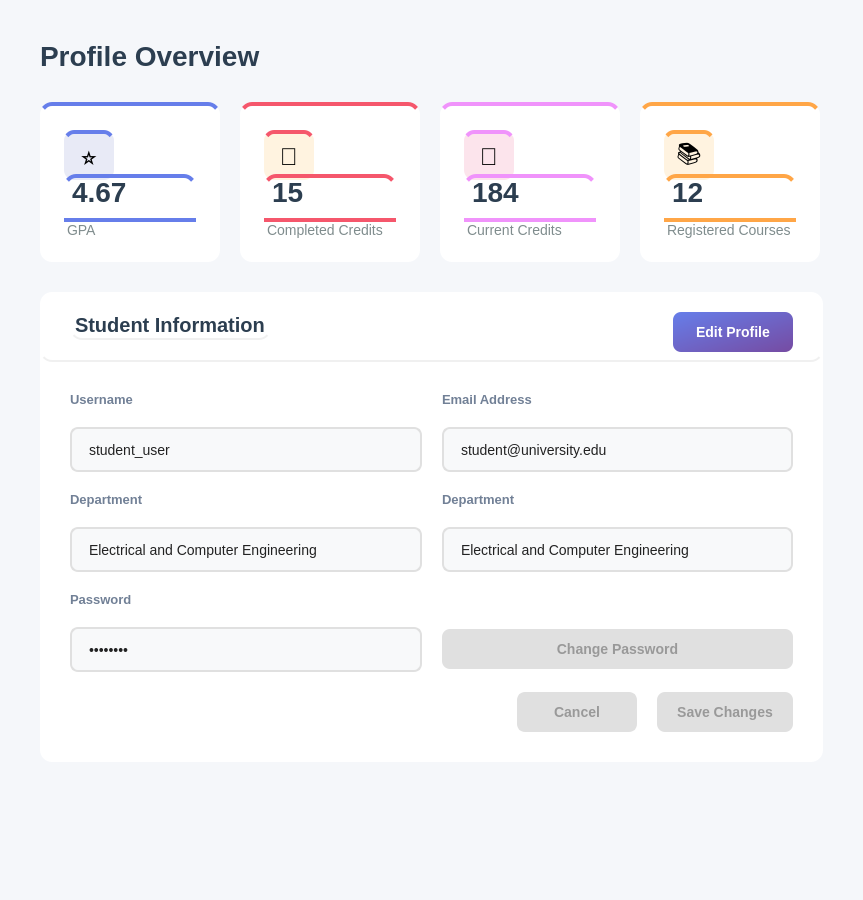
<?xml version="1.0" encoding="UTF-8"?>
<ui version="4.0">
 <class>Profile</class>
 <widget class="QWidget" name="Profile">
  <property name="geometry">
   <rect>
    <x>0</x>
    <y>0</y>
    <width>863</width>
    <height>900</height>
   </rect>
  </property>
  <property name="windowTitle">
   <string>Overview</string>
  </property>
  <property name="styleSheet">
   <string notr="true">background-color: #f5f7fa;</string>
  </property>
  <layout class="QVBoxLayout" name="mainLayout">
   <property name="spacing">
    <number>30</number>
   </property>
   <property name="leftMargin">
    <number>40</number>
   </property>
   <property name="topMargin">
    <number>40</number>
   </property>
   <property name="rightMargin">
    <number>40</number>
   </property>
   <property name="bottomMargin">
    <number>40</number>
   </property>
   <item>
    <widget class="QLabel" name="titleLabel">
     <property name="sizePolicy">
      <sizepolicy hsizetype="Fixed" vsizetype="Fixed">
       <horstretch>0</horstretch>
       <verstretch>0</verstretch>
      </sizepolicy>
     </property>
     <property name="styleSheet">
      <string notr="true">font-size: 28px; font-weight: bold; color: #2c3e50; background: transparent;</string>
     </property>
     <property name="text">
      <string>Profile Overview</string>
     </property>
    </widget>
   </item>
   <item>
    <layout class="QHBoxLayout" name="statsLayout">
     <property name="spacing">
      <number>20</number>
     </property>
     <item>
      <widget class="QFrame" name="totalUsersFrame">
       <property name="minimumSize">
        <size>
         <width>0</width>
         <height>160</height>
        </size>
       </property>
       <property name="maximumSize">
        <size>
         <width>180</width>
         <height>200</height>
        </size>
       </property>
       <property name="styleSheet">
        <string notr="true">background-color: white; border-radius: 12px; border-top: 4px solid #667eea;</string>
       </property>
       <property name="frameShape">
        <enum>QFrame::Shape::StyledPanel</enum>
       </property>
       <layout class="QVBoxLayout" name="totalUsersLayout">
        <property name="spacing">
         <number>12</number>
        </property>
        <property name="leftMargin">
         <number>24</number>
        </property>
        <property name="topMargin">
         <number>24</number>
        </property>
        <property name="rightMargin">
         <number>24</number>
        </property>
        <property name="bottomMargin">
         <number>24</number>
        </property>
        <item>
         <widget class="QLabel" name="totalUsersIcon">
          <property name="minimumSize">
           <size>
            <width>50</width>
            <height>50</height>
           </size>
          </property>
          <property name="maximumSize">
           <size>
            <width>50</width>
            <height>50</height>
           </size>
          </property>
          <property name="styleSheet">
           <string notr="true">background-color: #e8eaf6; border-radius: 10px; font-size: 24px;</string>
          </property>
          <property name="text">
           <string>⭐</string>
          </property>
          <property name="alignment">
           <set>Qt::AlignmentFlag::AlignCenter</set>
          </property>
         </widget>
        </item>
        <item>
         <widget class="QLabel" name="labelGpaCount">
          <property name="styleSheet">
           <string notr="true">font-size: 28px; font-weight: bold; color: #2c3e50; background: transparent;</string>
          </property>
          <property name="text">
           <string>4.67</string>
          </property>
         </widget>
        </item>
        <item>
         <widget class="QLabel" name="labelGpa">
          <property name="styleSheet">
           <string notr="true">font-size: 14px; color: #7f8c8d; background: transparent;</string>
          </property>
          <property name="text">
           <string>GPA</string>
          </property>
         </widget>
        </item>
       </layout>
      </widget>
     </item>
     <item>
      <widget class="QFrame" name="pendingRequestsFrame_2">
       <property name="minimumSize">
        <size>
         <width>0</width>
         <height>160</height>
        </size>
       </property>
       <property name="maximumSize">
        <size>
         <width>180</width>
         <height>200</height>
        </size>
       </property>
       <property name="styleSheet">
        <string notr="true">background-color: white;
border-radius: 12px;
border-top: 4px solid #f5576c;  /* same color as Edit Profile button */
</string>
       </property>
       <property name="frameShape">
        <enum>QFrame::Shape::StyledPanel</enum>
       </property>
       <layout class="QVBoxLayout" name="pendingRequestsLayout_2">
        <property name="spacing">
         <number>12</number>
        </property>
        <property name="leftMargin">
         <number>24</number>
        </property>
        <property name="topMargin">
         <number>24</number>
        </property>
        <property name="rightMargin">
         <number>24</number>
        </property>
        <property name="bottomMargin">
         <number>24</number>
        </property>
        <item>
         <widget class="QLabel" name="pendingRequestsIcon_2">
          <property name="minimumSize">
           <size>
            <width>50</width>
            <height>50</height>
           </size>
          </property>
          <property name="maximumSize">
           <size>
            <width>50</width>
            <height>50</height>
           </size>
          </property>
          <property name="styleSheet">
           <string notr="true">background-color: #fff3e0; border-radius: 10px; font-size: 24px;</string>
          </property>
          <property name="text">
           <string>🎯</string>
          </property>
          <property name="alignment">
           <set>Qt::AlignmentFlag::AlignCenter</set>
          </property>
         </widget>
        </item>
        <item>
         <widget class="QLabel" name="labelCompletedCreditsCount">
          <property name="styleSheet">
           <string notr="true">font-size: 28px; font-weight: bold; color: #2c3e50; background: transparent;</string>
          </property>
          <property name="text">
           <string>15</string>
          </property>
         </widget>
        </item>
        <item>
         <widget class="QLabel" name="labelCompletedCredits">
          <property name="styleSheet">
           <string notr="true">font-size: 14px; color: #7f8c8d; background: transparent;</string>
          </property>
          <property name="text">
           <string>Completed Credits</string>
          </property>
         </widget>
        </item>
       </layout>
      </widget>
     </item>
     <item>
      <widget class="QFrame" name="totalStudentsFrame">
       <property name="minimumSize">
        <size>
         <width>0</width>
         <height>160</height>
        </size>
       </property>
       <property name="maximumSize">
        <size>
         <width>180</width>
         <height>200</height>
        </size>
       </property>
       <property name="styleSheet">
        <string notr="true">background-color: white; border-radius: 12px; border-top: 4px solid #f093fb;</string>
       </property>
       <property name="frameShape">
        <enum>QFrame::Shape::StyledPanel</enum>
       </property>
       <layout class="QVBoxLayout" name="totalStudentsLayout">
        <property name="spacing">
         <number>12</number>
        </property>
        <property name="leftMargin">
         <number>24</number>
        </property>
        <property name="topMargin">
         <number>24</number>
        </property>
        <property name="rightMargin">
         <number>24</number>
        </property>
        <property name="bottomMargin">
         <number>24</number>
        </property>
        <item>
         <widget class="QLabel" name="totalStudentsIcon">
          <property name="minimumSize">
           <size>
            <width>50</width>
            <height>50</height>
           </size>
          </property>
          <property name="maximumSize">
           <size>
            <width>50</width>
            <height>50</height>
           </size>
          </property>
          <property name="styleSheet">
           <string notr="true">background-color: #fce4ec; border-radius: 10px; font-size: 24px;</string>
          </property>
          <property name="text">
           <string>📝</string>
          </property>
          <property name="alignment">
           <set>Qt::AlignmentFlag::AlignCenter</set>
          </property>
         </widget>
        </item>
        <item>
         <widget class="QLabel" name="labelCurrentCreditsCount">
          <property name="styleSheet">
           <string notr="true">font-size: 28px; font-weight: bold; color: #2c3e50; background: transparent;</string>
          </property>
          <property name="text">
           <string>184</string>
          </property>
         </widget>
        </item>
        <item>
         <widget class="QLabel" name="labelCurrentCredits">
          <property name="styleSheet">
           <string notr="true">font-size: 14px; color: #7f8c8d; background: transparent;</string>
          </property>
          <property name="text">
           <string>Current Credits</string>
          </property>
         </widget>
        </item>
       </layout>
      </widget>
     </item>
     <item>
      <widget class="QFrame" name="pendingRequestsFrame">
       <property name="minimumSize">
        <size>
         <width>0</width>
         <height>160</height>
        </size>
       </property>
       <property name="maximumSize">
        <size>
         <width>180</width>
         <height>200</height>
        </size>
       </property>
       <property name="styleSheet">
        <string notr="true">background-color: white; border-radius: 12px; border-top: 4px solid #ffa647;</string>
       </property>
       <property name="frameShape">
        <enum>QFrame::Shape::StyledPanel</enum>
       </property>
       <layout class="QVBoxLayout" name="pendingRequestsLayout">
        <property name="spacing">
         <number>12</number>
        </property>
        <property name="leftMargin">
         <number>24</number>
        </property>
        <property name="topMargin">
         <number>24</number>
        </property>
        <property name="rightMargin">
         <number>24</number>
        </property>
        <property name="bottomMargin">
         <number>24</number>
        </property>
        <item>
         <widget class="QLabel" name="pendingRequestsIcon">
          <property name="minimumSize">
           <size>
            <width>50</width>
            <height>50</height>
           </size>
          </property>
          <property name="maximumSize">
           <size>
            <width>50</width>
            <height>50</height>
           </size>
          </property>
          <property name="styleSheet">
           <string notr="true">background-color: #fff3e0; border-radius: 10px; font-size: 24px;</string>
          </property>
          <property name="text">
           <string>📚</string>
          </property>
          <property name="alignment">
           <set>Qt::AlignmentFlag::AlignCenter</set>
          </property>
         </widget>
        </item>
        <item>
         <widget class="QLabel" name="labelRegisteredCoursesCount">
          <property name="styleSheet">
           <string notr="true">font-size: 28px; font-weight: bold; color: #2c3e50; background: transparent;</string>
          </property>
          <property name="text">
           <string>12</string>
          </property>
         </widget>
        </item>
        <item>
         <widget class="QLabel" name="labelRegisteredCourses">
          <property name="styleSheet">
           <string notr="true">font-size: 14px; color: #7f8c8d; background: transparent;</string>
          </property>
          <property name="text">
           <string>Registered Courses</string>
          </property>
         </widget>
        </item>
       </layout>
      </widget>
     </item>
    </layout>
   </item>
   <item>
    <widget class="QFrame" name="adminInfoFrame">
     <property name="styleSheet">
      <string notr="true">background-color: white; border-radius: 12px;</string>
     </property>
     <property name="frameShape">
      <enum>QFrame::Shape::StyledPanel</enum>
     </property>
     <layout class="QVBoxLayout" name="adminInfoMainLayout">
      <property name="spacing">
       <number>0</number>
      </property>
      <property name="leftMargin">
       <number>0</number>
      </property>
      <property name="topMargin">
       <number>0</number>
      </property>
      <property name="rightMargin">
       <number>0</number>
      </property>
      <property name="bottomMargin">
       <number>0</number>
      </property>
      <item>
       <widget class="QFrame" name="adminInfoHeader">
        <property name="minimumSize">
         <size>
          <width>0</width>
          <height>70</height>
         </size>
        </property>
        <property name="maximumSize">
         <size>
          <width>16777215</width>
          <height>70</height>
         </size>
        </property>
        <property name="styleSheet">
         <string notr="true">background: transparent; border-bottom: 2px solid #f0f0f0;</string>
        </property>
        <property name="frameShape">
         <enum>QFrame::Shape::StyledPanel</enum>
        </property>
        <layout class="QHBoxLayout" name="adminInfoHeaderLayout">
         <property name="leftMargin">
          <number>30</number>
         </property>
         <property name="topMargin">
          <number>20</number>
         </property>
         <property name="rightMargin">
          <number>30</number>
         </property>
         <property name="bottomMargin">
          <number>20</number>
         </property>
         <item>
          <widget class="QLabel" name="labelTitleInfo">
           <property name="styleSheet">
            <string notr="true">font-size: 20px; font-weight: bold; color: #2c3e50; background: transparent;</string>
           </property>
           <property name="text">
            <string>Student Information</string>
           </property>
          </widget>
         </item>
         <item>
          <spacer name="headerSpacer">
           <property name="orientation">
            <enum>Qt::Orientation::Horizontal</enum>
           </property>
           <property name="sizeHint" stdset="0">
            <size>
             <width>40</width>
             <height>20</height>
            </size>
           </property>
          </spacer>
         </item>
         <item>
          <widget class="QPushButton" name="buttonEdit">
           <property name="minimumSize">
            <size>
             <width>120</width>
             <height>40</height>
            </size>
           </property>
           <property name="cursor">
            <cursorShape>PointingHandCursor</cursorShape>
           </property>
           <property name="styleSheet">
            <string notr="true">QPushButton {
    background: qlineargradient(x1:0, y1:0, x2:1, y2:1, stop:0 #667EEA, stop:1 #764BA2);
    color: #ffffff;
    border: none;
    border-radius: 8px;
    font-size: 14px;
    font-weight: bold;
    padding: 10px 20px;
    transition: background 150ms;
}

QPushButton:hover {
    background: qlineargradient(x1:0, y1:0, x2:1, y2:1, stop:0 #4F63C6, stop:1 #5D3F9E);
}

QPushButton:pressed {
    background-color: #3C4A99;
}
</string>
           </property>
           <property name="text">
            <string>Edit Profile</string>
           </property>
          </widget>
         </item>
        </layout>
       </widget>
      </item>
      <item>
       <widget class="QWidget" name="adminInfoBody" native="true">
        <property name="styleSheet">
         <string notr="true">background: transparent;</string>
        </property>
        <layout class="QVBoxLayout" name="adminInfoBodyLayout">
         <property name="spacing">
          <number>20</number>
         </property>
         <property name="leftMargin">
          <number>30</number>
         </property>
         <property name="topMargin">
          <number>30</number>
         </property>
         <property name="rightMargin">
          <number>30</number>
         </property>
         <property name="bottomMargin">
          <number>30</number>
         </property>
         <item>
          <layout class="QGridLayout" name="fieldsGrid">
           <property name="spacing">
            <number>20</number>
           </property>
           <item row="0" column="0">
            <widget class="QLabel" name="labelUsername">
             <property name="styleSheet">
              <string notr="true">font-size: 13px; color: #718096; font-weight: bold; background: transparent;</string>
             </property>
             <property name="text">
              <string>Username</string>
             </property>
            </widget>
           </item>
           <item row="5" column="0">
            <widget class="QLineEdit" name="lineEditPassword">
             <property name="enabled">
              <bool>true</bool>
             </property>
             <property name="minimumSize">
              <size>
               <width>0</width>
               <height>45</height>
              </size>
             </property>
             <property name="styleSheet">
              <string notr="true">QLineEdit {
    padding: 10px 15px;
    border: 2px solid #e0e0e0;
    border-radius: 8px;
    font-size: 14px;
    background-color: #f8f9fa;
    color: #222222;        /* slightly dark text */
}
/* Read-only state */
QLineEdit[readOnly=&quot;true&quot;] {
    background-color: #f0f0f0;       /* softer to indicate non-editable */
    color: #555555;                  /* slightly faded text */
}

</string>
             </property>
             <property name="text">
              <string>••••••••</string>
             </property>
             <property name="readOnly">
              <bool>true</bool>
             </property>
            </widget>
           </item>
           <item row="2" column="1">
            <widget class="QLabel" name="labelDepatment_2">
             <property name="styleSheet">
              <string notr="true">font-size: 13px; color: #718096; font-weight: bold; background: transparent;</string>
             </property>
             <property name="text">
              <string>Department</string>
             </property>
            </widget>
           </item>
           <item row="1" column="0">
            <widget class="QLineEdit" name="lineEditName">
             <property name="enabled">
              <bool>true</bool>
             </property>
             <property name="minimumSize">
              <size>
               <width>0</width>
               <height>45</height>
              </size>
             </property>
             <property name="styleSheet">
              <string notr="true">QLineEdit {
    padding: 10px 15px;
    border: 2px solid #e0e0e0;
    border-radius: 8px;
    font-size: 14px;
    background-color: #f8f9fa;
    color: #222222;        /* slightly dark text */
}
/* Read-only state */
QLineEdit[readOnly=&quot;true&quot;] {
    background-color: #f0f0f0;       /* softer to indicate non-editable */
    color: #555555;                  /* slightly faded text */
}

</string>
             </property>
             <property name="text">
              <string>student_user</string>
             </property>
             <property name="readOnly">
              <bool>true</bool>
             </property>
            </widget>
           </item>
           <item row="2" column="0">
            <widget class="QLabel" name="labelDepatment">
             <property name="styleSheet">
              <string notr="true">font-size: 13px; color: #718096; font-weight: bold; background: transparent;</string>
             </property>
             <property name="text">
              <string>Department</string>
             </property>
            </widget>
           </item>
           <item row="3" column="1">
            <widget class="QLineEdit" name="lineEditDepartment_2">
             <property name="enabled">
              <bool>true</bool>
             </property>
             <property name="minimumSize">
              <size>
               <width>0</width>
               <height>45</height>
              </size>
             </property>
             <property name="styleSheet">
              <string notr="true">QLineEdit {
    padding: 10px 15px;
    border: 2px solid #e0e0e0;
    border-radius: 8px;
    font-size: 14px;
    background-color: #f8f9fa;
    color: #222222;        /* slightly dark text */
}
/* Read-only state */
QLineEdit[readOnly=&quot;true&quot;] {
    background-color: #f0f0f0;       /* softer to indicate non-editable */
    color: #555555;                  /* slightly faded text */
}

</string>
             </property>
             <property name="text">
              <string>Electrical and Computer Engineering</string>
             </property>
             <property name="readOnly">
              <bool>true</bool>
             </property>
            </widget>
           </item>
           <item row="0" column="1">
            <widget class="QLabel" name="labelEmail">
             <property name="styleSheet">
              <string notr="true">font-size: 13px; color: #718096; font-weight: bold; background: transparent;</string>
             </property>
             <property name="text">
              <string>Email Address</string>
             </property>
            </widget>
           </item>
           <item row="3" column="0">
            <widget class="QLineEdit" name="lineEditDepartment">
             <property name="enabled">
              <bool>true</bool>
             </property>
             <property name="minimumSize">
              <size>
               <width>0</width>
               <height>45</height>
              </size>
             </property>
             <property name="styleSheet">
              <string notr="true">QLineEdit {
    padding: 10px 15px;
    border: 2px solid #e0e0e0;
    border-radius: 8px;
    font-size: 14px;
    background-color: #f8f9fa;
    color: #222222;        /* slightly dark text */
}
/* Read-only state */
QLineEdit[readOnly=&quot;true&quot;] {
    background-color: #f0f0f0;       /* softer to indicate non-editable */
    color: #555555;                  /* slightly faded text */
}

</string>
             </property>
             <property name="text">
              <string>Electrical and Computer Engineering</string>
             </property>
             <property name="readOnly">
              <bool>true</bool>
             </property>
            </widget>
           </item>
           <item row="1" column="1">
            <widget class="QLineEdit" name="lineEditEmail">
             <property name="enabled">
              <bool>true</bool>
             </property>
             <property name="minimumSize">
              <size>
               <width>0</width>
               <height>45</height>
              </size>
             </property>
             <property name="styleSheet">
              <string notr="true">QLineEdit {
    padding: 10px 15px;
    border: 2px solid #e0e0e0;
    border-radius: 8px;
    font-size: 14px;
    background-color: #f8f9fa;
    color: #222222;        /* slightly dark text */
}
/* Read-only state */
QLineEdit[readOnly=&quot;true&quot;] {
    background-color: #f0f0f0;       /* softer to indicate non-editable */
    color: #555555;                  /* slightly faded text */
}

</string>
             </property>
             <property name="text">
              <string>student@university.edu</string>
             </property>
             <property name="readOnly">
              <bool>true</bool>
             </property>
            </widget>
           </item>
           <item row="4" column="0">
            <widget class="QLabel" name="labelPassword">
             <property name="styleSheet">
              <string notr="true">font-size: 13px; color: #718096; font-weight: bold; background: transparent;</string>
             </property>
             <property name="text">
              <string>Password</string>
             </property>
            </widget>
           </item>
           <item row="5" column="1">
            <widget class="QPushButton" name="buttonChangePassword">
             <property name="enabled">
              <bool>false</bool>
             </property>
             <property name="minimumSize">
              <size>
               <width>120</width>
               <height>40</height>
              </size>
             </property>
             <property name="cursor">
              <cursorShape>PointingHandCursor</cursorShape>
             </property>
             <property name="styleSheet">
              <string notr="true">QPushButton {
    background: qlineargradient(x1:0, y1:0, x2:1, y2:1, stop:0 #667EEA, stop:1 #764BA2);
    color: #ffffff;
    border: none;
    border-radius: 8px;
    font-size: 14px;
    font-weight: bold;
    padding: 10px 20px;
    transition: background 150ms;
}

QPushButton:hover {
    background: qlineargradient(x1:0, y1:0, x2:1, y2:1, stop:0 #4F63C6, stop:1 #5D3F9E);
}

QPushButton:pressed {
    background-color: #3C4A99;
}


QPushButton:disabled {
    background-color: #e0e0e0;
    color: #999999;
}
</string>
             </property>
             <property name="text">
              <string>Change Password</string>
             </property>
            </widget>
           </item>
          </layout>
         </item>
         <item>
          <layout class="QHBoxLayout" name="buttonsLayout">
           <item>
            <spacer name="buttonsSpacer">
             <property name="orientation">
              <enum>Qt::Orientation::Horizontal</enum>
             </property>
             <property name="sizeHint" stdset="0">
              <size>
               <width>40</width>
               <height>20</height>
              </size>
             </property>
            </spacer>
           </item>
           <item>
            <widget class="QPushButton" name="buttonCancel">
             <property name="enabled">
              <bool>false</bool>
             </property>
             <property name="minimumSize">
              <size>
               <width>120</width>
               <height>40</height>
              </size>
             </property>
             <property name="cursor">
              <cursorShape>PointingHandCursor</cursorShape>
             </property>
             <property name="styleSheet">
              <string notr="true">QPushButton {
    background-color: #f8f9fa;     /* light grey background */
    color: #5a6c7d;               /* text color */
    border: 2px solid #e0e0e0;    /* default border */
    border-radius: 8px;
    font-size: 14px;
    font-weight: bold;
    padding: 10px 20px;
}

QPushButton:hover {
    border-color: #6c5ce7;        /* purplish-blue border on hover */
    color: #6c5ce7;               /* match text color to border */
}

QPushButton:pressed {
    background-color: #e0e0e0;    /* slightly darker grey when pressed */
    border-color: #6c5ce7;        /* keep border highlight */
    color: #6c5ce7;               /* text color */
}
QPushButton:disabled {
    background-color: #e0e0e0;
    color: #999999;
}</string>
             </property>
             <property name="text">
              <string>Cancel</string>
             </property>
            </widget>
           </item>
           <item>
            <widget class="QPushButton" name="buttonSave">
             <property name="enabled">
              <bool>false</bool>
             </property>
             <property name="minimumSize">
              <size>
               <width>120</width>
               <height>40</height>
              </size>
             </property>
             <property name="cursor">
              <cursorShape>PointingHandCursor</cursorShape>
             </property>
             <property name="styleSheet">
              <string notr="true">QPushButton {
    background: qlineargradient(x1:0, y1:0, x2:1, y2:1, stop:0 #667EEA, stop:1 #764BA2);
    color: #ffffff;
    border: none;
    border-radius: 8px;
    font-size: 14px;
    font-weight: bold;
    padding: 10px 20px;
    transition: background 150ms;
}

QPushButton:hover {
    background: qlineargradient(x1:0, y1:0, x2:1, y2:1, stop:0 #4F63C6, stop:1 #5D3F9E);
}

QPushButton:pressed {
    background-color: #3C4A99;
}


QPushButton:disabled {
    background-color: #e0e0e0;
    color: #999999;
}
</string>
             </property>
             <property name="text">
              <string>Save Changes</string>
             </property>
            </widget>
           </item>
          </layout>
         </item>
        </layout>
       </widget>
      </item>
     </layout>
    </widget>
   </item>
   <item>
    <spacer name="verticalSpacer">
     <property name="orientation">
      <enum>Qt::Orientation::Vertical</enum>
     </property>
     <property name="sizeType">
      <enum>QSizePolicy::Policy::Maximum</enum>
     </property>
     <property name="sizeHint" stdset="0">
      <size>
       <width>20</width>
       <height>120</height>
      </size>
     </property>
    </spacer>
   </item>
  </layout>
 </widget>
 <resources/>
 <connections/>
</ui>
